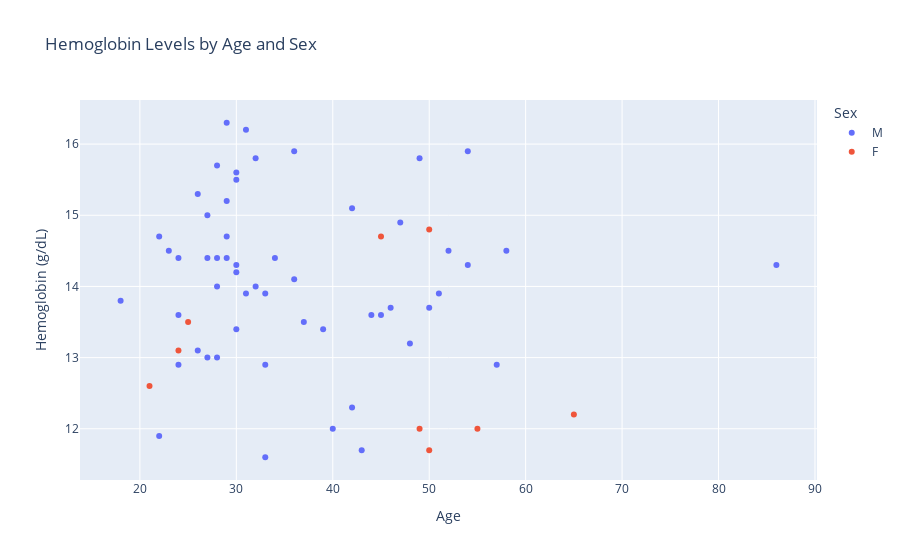

Write notebook code for a chart like this one.
### Code cell
scatter_fig = px.scatter(
    data,
    x='age',
    y='hemoglobin',
    color='sex',
    title='Hemoglobin Levels by Age and Sex',
    labels={'age': 'Age', 'hemoglobin': 'Hemoglobin (g/dL)', 'sex': 'Sex'},
)
scatter_fig.show()

### Figure 1 — Plotly figure (JSON) as saved in the notebook; plotly's stock layout.template omitted (floating-point values rounded to 4 significant figures)
{"data": [{"hovertemplate": "Sex=M<br>Age=%{x}<br>Hemoglobin (g/dL)=%{y}<extra></extra>", "legendgroup": "M", "marker": {"color": "#636efa", "symbol": "circle"}, "mode": "markers", "name": "M", "orientation": "v", "showlegend": true, "type": "scatter", "x": [54, 42, 50, 34, 31, 31, 44, 52, 58, 37, 30, 30, 26, 32, 36, 28, 27, 30, 86, 29, 28, 51, 47, 36, 27, 28, 39, 30, 33, 46, 26, 24, 29, 48, 43, 54, 24, 28, 22, 32, 23, 29, 33, 29, 18, 49, 33, 30, 42, 27, 40, 22, 24, 57, 45], "xaxis": "x", "y": [14.3, 15.1, 13.7, 14.4, 13.9, 16.2, 13.6, 14.5, 14.5, 13.5, 15.6, 14.3, 15.3, 15.8, 15.9, 13, 15, 15.5, 14.3, 14.7, 15.7, 13.9, 14.9, 14.1, 13, 14.4, 13.4, 13.4, 12.9, 13.7, 13.1, 12.9, 14.4, 13.2, 11.7, 15.9, 14.4, 14, 14.7, 14, 14.5, 16.3, 11.6, 15.2, 13.8, 15.8, 13.9, 14.2, 12.3, 14.4, 12, 11.9, 13.6, 12.9, 13.6], "yaxis": "y"}, {"hovertemplate": "Sex=F<br>Age=%{x}<br>Hemoglobin (g/dL)=%{y}<extra></extra>", "legendgroup": "F", "marker": {"color": "#EF553B", "symbol": "circle"}, "mode": "markers", "name": "F", "orientation": "v", "showlegend": true, "type": "scatter", "x": [65, 49, 45, 50, 21, 25, 50, 24, 55], "xaxis": "x", "y": [12.2, 12, 14.7, 14.8, 12.6, 13.5, 11.7, 13.1, 12], "yaxis": "y"}], "layout": {"legend": {"title": {"text": "Sex"}, "tracegroupgap": 0}, "title": {"text": "Hemoglobin Levels by Age and Sex"}, "xaxis": {"anchor": "y", "domain": [0, 1], "title": {"text": "Age"}}, "yaxis": {"anchor": "x", "domain": [0, 1], "title": {"text": "Hemoglobin (g/dL)"}}}}
